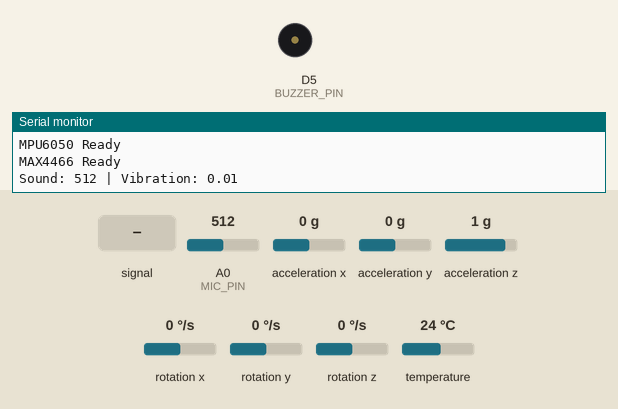
Recording of a sketch running on a simulated ESP8266 (NodeMCU). Shown: buzzer (waves = sounding, pin HIGH), the last lines printed to the serial monitor. Inputs (shaded band) come from the test bench; at power-on: acceleration x 0 g, A0 (MIC_PIN) = 512, acceleration y 0 g, acceleration z 1 g, rotation x 0 °/s, rotation y 0 °/s, rotation z 0 °/s, temperature 24 °C. WiFi joins after 1.5 s; servers stay silent unless stated.

Above: at 3.0 s.
3.1 s: A0 (MIC_PIN) fed a 50 Hz sine of ±306 counts around its level
At 5.95 s:
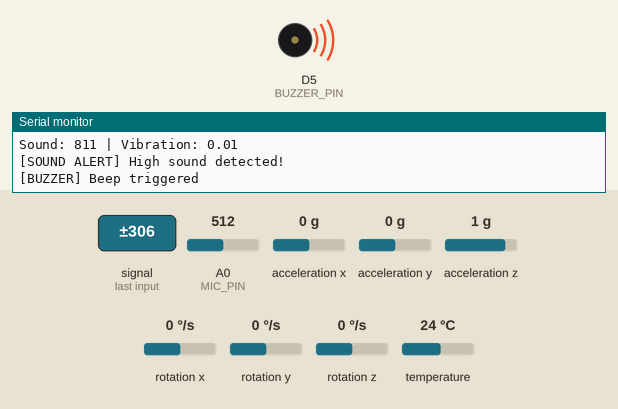
7.3 s: acceleration x set to -1.4 g
At 9.0 s:
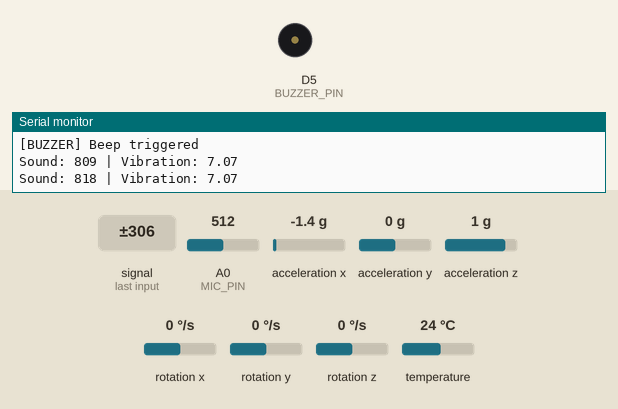
9.3 s: A0 (MIC_PIN) set to 306
10.8 s: acceleration x set to -0.9 g
15.0 s: acceleration x set to -0.6 g
Timing chart, 0 to 17.5 s (numbered marks = the images above; inputs shaded):
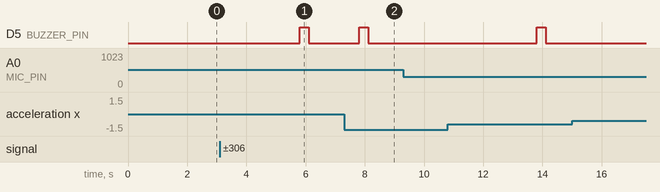

The sketch:

IoT_Turbine_Health_Monitoring.ino
```cpp
#define BLYNK_PRINT Serial

#define BLYNK_TEMPLATE_ID "TMPL3wCNBRjUn"
#define BLYNK_TEMPLATE_NAME "grafical"
#define BLYNK_AUTH_TOKEN "_SBbCsuPGsPmpJu6REWek1z4zKnvEBkl"

#include <ESP8266WiFi.h>
#include <BlynkSimpleEsp8266.h>
#include <Wire.h>
#include <Adafruit_MPU6050.h>
#include <Adafruit_Sensor.h>
#include <math.h>

/* WiFi credentials */
char ssid[] = "Tech";
char pass[] = "pun123456";

/* Pin definitions */
#define MIC_PIN A0
#define BUZZER_PIN D5

/* Thresholds */
const int SOUND_THRESHOLD = 600;
const float VIB_THRESHOLD = 2.5;

/* Alert control */
const unsigned long ALERT_COOLDOWN = 5000; // 5 seconds

Adafruit_MPU6050 mpu;
BlynkTimer timer;

unsigned long lastSoundAlert = 0;
unsigned long lastVibAlert = 0;

/* -------------------- SETUP -------------------- */
void setup() {
  Serial.begin(9600);
  Serial.println("System starting...");

  pinMode(BUZZER_PIN, OUTPUT);
  digitalWrite(BUZZER_PIN, LOW);

  // I2C pins for ESP8266
  Wire.begin(D2, D1);

  Blynk.begin(BLYNK_AUTH_TOKEN, ssid, pass);

  if (mpu.begin()) {
    Serial.println("MPU6050 Ready");
  } else {
    Serial.println("MPU6050 NOT detected");
  }

  Serial.println("MAX4466 Ready");

  timer.setInterval(1000L, readSensors);
}

/* -------------------- BUZZER -------------------- */
void beepOnce() {
  Serial.println("[BUZZER] Beep triggered");
  digitalWrite(BUZZER_PIN, HIGH);
  delay(300);
  digitalWrite(BUZZER_PIN, LOW);
}

/* -------------------- SENSOR READ -------------------- */
void readSensors() {
  unsigned long currentMillis = millis();

  /* -------- SOUND SENSOR -------- */
  int soundValue = analogRead(MIC_PIN);
  Blynk.virtualWrite(V2, soundValue);

  if (soundValue > SOUND_THRESHOLD &&
      (currentMillis - lastSoundAlert > ALERT_COOLDOWN)) {

    Serial.println("[SOUND ALERT] High sound detected!");
    Blynk.logEvent("sound_alert", "High sound detected!");
    beepOnce();
    lastSoundAlert = currentMillis;
  }

  /* -------- MPU6050 -------- */
  sensors_event_t accel, gyro, temp;
  mpu.getEvent(&accel, &gyro, &temp);

  float totalAccel = sqrt(
    accel.acceleration.x * accel.acceleration.x +
    accel.acceleration.y * accel.acceleration.y +
    accel.acceleration.z * accel.acceleration.z
  );

  float vibration = abs(totalAccel - 9.8);
  Blynk.virtualWrite(V3, vibration);

  if (vibration > VIB_THRESHOLD &&
      (currentMillis - lastVibAlert > ALERT_COOLDOWN)) {

    Serial.println("[VIBRATION ALERT] Abnormal vibration detected!");
    Blynk.logEvent("vibration_alert", "Abnormal vibration detected!");
    beepOnce();
    lastVibAlert = currentMillis;
  }

  Serial.print("Sound: ");
  Serial.print(soundValue);
  Serial.print(" | Vibration: ");
  Serial.println(vibration);
}

/* -------------------- LOOP -------------------- */
void loop() {
  Blynk.run();
  timer.run();
}
```

Measured:
- after the input at 3.1 s, D5 (BUZZER_PIN): LOW → HIGH after 2.7 s, → LOW 0.30 s later
- after the input at 7.3 s, D5 (BUZZER_PIN): LOW → HIGH after 0.52 s, → LOW 0.30 s later
